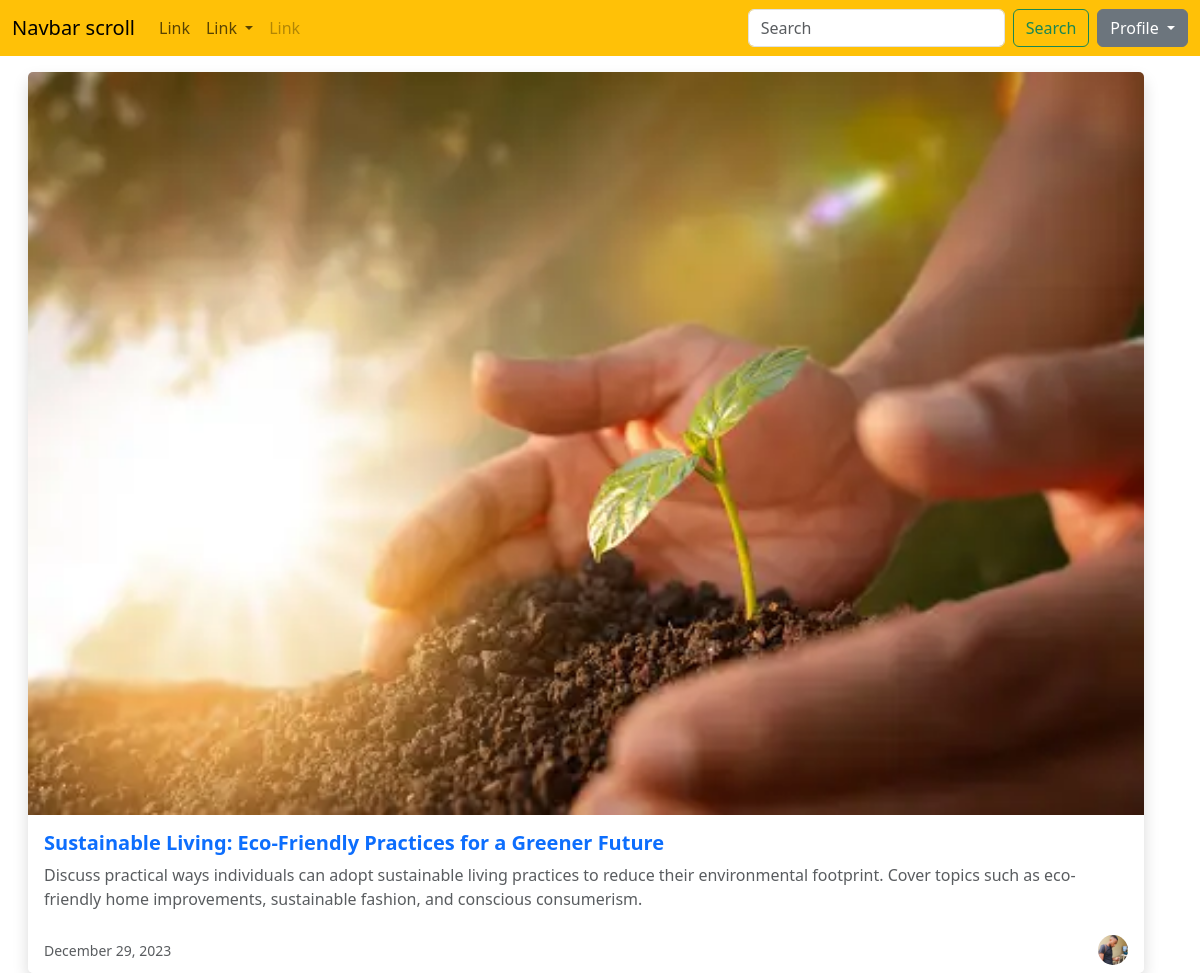
Page /detail/11/ on the committed database.
### blog/models.py (models this page shows, shortened)
class Posts(models.Model):
    title = models.CharField(max_length=100)
    content = models.TextField()
    date_posted = models.DateTimeField(default=timezone.now)
    author = models.ForeignKey(User, on_delete=models.CASCADE)
    image = models.ImageField(default='', blank=True, upload_to = 'images')

### blog/views.py (the view)
# urls.py: path('detail/<int:pk>/', views.detail, name='detail'),
def detail(request, pk):
    post = get_object_or_404(Posts, pk=pk)
    return render(request, 'blog/detail.html', {'post': post})

### blog/templates/blog/detail.html (shortened to what this page needs)
{% load static %}
<!DOCTYPE html>
<html lang="en">
<head>
    <link href="https://cdn.jsdelivr.net/npm/bootstrap@5.3.2/dist/css/bootstrap.min.css" rel="stylesheet">
</head>
<body>
<nav class="navbar navbar-expand-lg bg-warning fixed-top">
  <div class="container-fluid" >
    <a class="navbar-brand" href="#">Navbar scroll</a>
    <div class="collapse navbar-collapse" id="navbarScroll">
      <ul class="navbar-nav me-auto my-2 my-lg-0 navbar-nav-scroll" style="--bs-scroll-height: 100px;">
        <li class="nav-item">
          <a class="nav-link" href="#">Link</a>
        </li>
        <li class="nav-item dropdown">
          <a class="nav-link dropdown-toggle" href="#" role="button" data-bs-toggle="dropdown" aria-expanded="false">
            Link
          </a>
        </li>
        <li class="nav-item">
          <a class="nav-link disabled" aria-disabled="true">Link</a>
        </li>
      </ul>
      <form class="d-flex" role="search">
        <input class="form-control me-2" type="search" placeholder="Search" aria-label="Search">
        <button class="btn btn-outline-success" type="submit">Search</button>
      </form>
<div class="dropdown ms-2">
    <button class="btn btn-secondary dropdown-toggle" type="button" id="profileDropdown" data-bs-toggle="dropdown" aria-expanded="false">
        Profile
    </button>
</div>
    </div>
  </div>
</nav>
<br><br>
<div class="container custom-container mt-4 ms-md-3 me-md-4">
    <div class="card border-0 shadow">
        <img src="{{ post.image.url }}" class="card-img-top" alt="{{ post.title }}" style="max-width: 100%; height: auto;">
        <div class="card-body p-3">
            <h5 class="card-title fw-bold text-primary fs-5">{{ post.title }}</h5>
            <p class="card-text text-muted fs-6">{{ post.content }}</p>
        </div>
        <div class="card-footer bg-white border-0 d-flex justify-content-between align-items-center">
            <div>
                <small class="text-muted">{{ post.date_posted|date:"F d, Y" }}</small>
            </div>
            <img src="{% static 'images/profile.png' %}" class="rounded-circle profile-picture-small" alt="{{ post.author }}">
        </div>
    </div>
</div>
</body>
</html>

### blog/templates/blog/detail.html (style rules this page uses)
.profile-picture-small { width: 30px; height: 30px; object-fit: cover; border-radius: 50%; }

### rows in the picture
Posts: image (picture), title "Sustainable Living: Eco-Friendly Practices for a Greener Future", content "Discuss practical ways individuals can adopt sustainable living practices to reduce their environmental footprint. Cover topics such as eco-friendly home improvements, sustainable fashion, and conscious consumerism.", date_posted "December 29, 2023"
